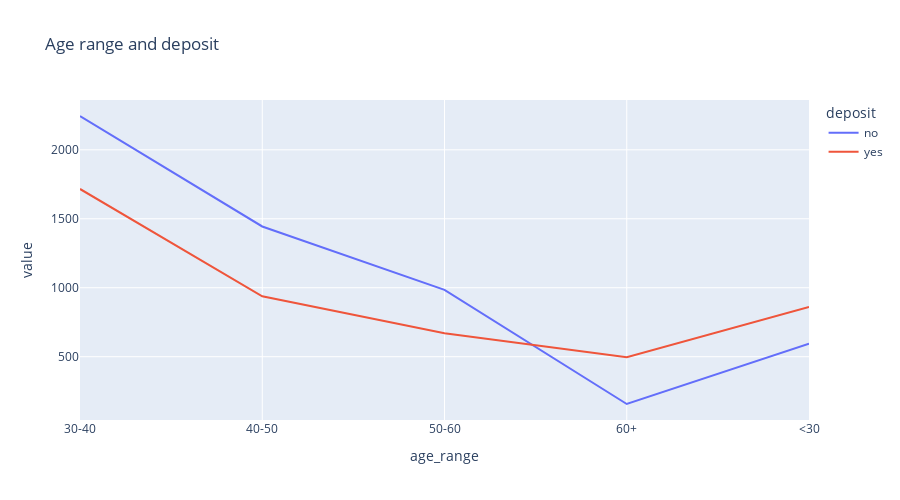

Here is the notebook cell this chart was saved with:
### Code cell
import plotly
import plotly.express as px
print(plotly.__version__)

age_grouped2 = df.groupby('age_range')['deposit'].value_counts().unstack()
fig = px.line(
    data_frame=age_grouped2,
    height=500, 
    width=900,
    title='Age range and deposit'
)
fig.show()

### Figure 1 — Plotly figure (JSON) as saved in the notebook; plotly's stock layout.template omitted (floating-point values rounded to 4 significant figures)
{"data": [{"hovertemplate": "deposit=no<br>age_range=%{x}<br>value=%{y}<extra></extra>", "legendgroup": "no", "line": {"color": "#636efa", "dash": "solid"}, "marker": {"symbol": "circle"}, "mode": "lines", "name": "no", "orientation": "v", "showlegend": true, "type": "scatter", "x": ["30-40", "40-50", "50-60", "60+", "<30"], "xaxis": "x", "y": [2245, 1444, 984, 157, 594], "yaxis": "y"}, {"hovertemplate": "deposit=yes<br>age_range=%{x}<br>value=%{y}<extra></extra>", "legendgroup": "yes", "line": {"color": "#EF553B", "dash": "solid"}, "marker": {"symbol": "circle"}, "mode": "lines", "name": "yes", "orientation": "v", "showlegend": true, "type": "scatter", "x": ["30-40", "40-50", "50-60", "60+", "<30"], "xaxis": "x", "y": [1716, 938, 670, 496, 861], "yaxis": "y"}], "layout": {"height": 500, "legend": {"title": {"text": "deposit"}, "tracegroupgap": 0}, "title": {"text": "Age range and deposit"}, "width": 900, "xaxis": {"anchor": "y", "domain": [0, 1], "title": {"text": "age_range"}}, "yaxis": {"anchor": "x", "domain": [0, 1], "title": {"text": "value"}}}}
